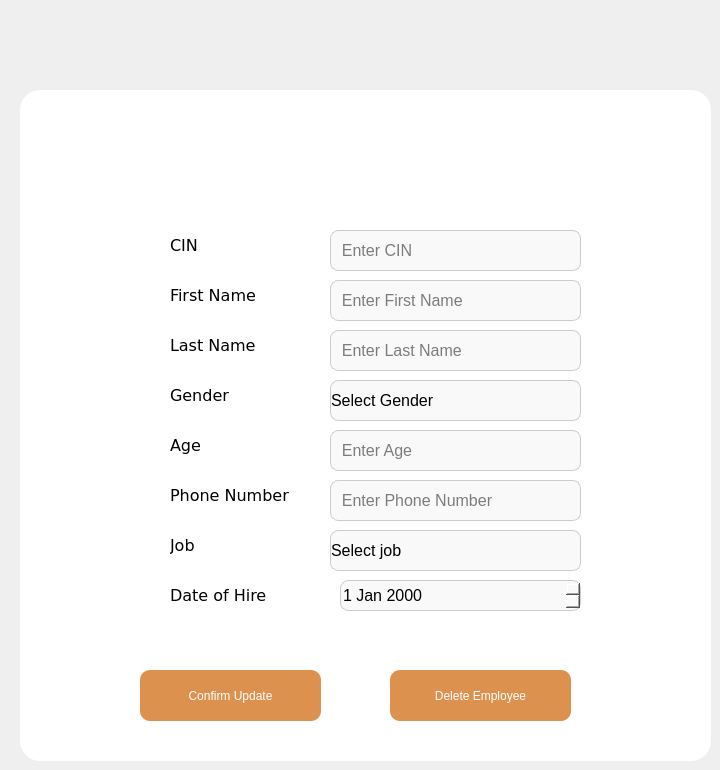
   <widget class="QWidget" name="page">
    <widget class="QGroupBox" name="groupBox">
     <property name="geometry">
      <rect>
       <x>20</x>
       <y>90</y>
       <width>691</width>
       <height>671</height>
      </rect>
     </property>
     <property name="styleSheet">
      <string notr="true">background: white;
border-radius:20px;
border: solid 5px black;</string>
     </property>
     <property name="title">
      <string/>
     </property>
     <widget class="QLabel" name="label_14">
      <property name="geometry">
       <rect>
        <x>150</x>
        <y>130</y>
        <width>81</width>
        <height>51</height>
       </rect>
      </property>
      <property name="font">
       <font>
        <family>Verdana</family>
        <pointsize>12</pointsize>
       </font>
      </property>
      <property name="styleSheet">
       <string notr="true">margin:0px;</string>
      </property>
      <property name="text">
       <string>CIN</string>
      </property>
      <property name="scaledContents">
       <bool>false</bool>
      </property>
     </widget>
     <widget class="QLabel" name="label_18">
      <property name="geometry">
       <rect>
        <x>150</x>
        <y>330</y>
        <width>81</width>
        <height>51</height>
       </rect>
      </property>
      <property name="font">
       <font>
        <family>Verdana</family>
        <pointsize>12</pointsize>
       </font>
      </property>
      <property name="styleSheet">
       <string notr="true">margin:0px;</string>
      </property>
      <property name="text">
       <string>Age</string>
      </property>
      <property name="scaledContents">
       <bool>false</bool>
      </property>
     </widget>
     <widget class="QComboBox" name="comboBox_4">
      <property name="geometry">
       <rect>
        <x>310</x>
        <y>440</y>
        <width>251</width>
        <height>41</height>
       </rect>
      </property>
      <property name="styleSheet">
       <string notr="true">#comboBox_4 {
    border: 1px solid #ccc; /* Use the same border color */
    border-radius: 8px; /* Match border radius with lineEdit_7 */
    background-color: #f9f9f9; /* Same background color as lineEdit_7 */
    padding: 0px; /* Adjust padding to match */
    margin: 0px; /* Consistent margin */
    font-size: 16px; /* Match font size */
}

#comboBox_4::drop-down {
    subcontrol-origin: padding;
    subcontrol-position: top right;
    width: 20px;
    border-left: none; /* No left border */
}

#comboBox_4::down-arrow {
    image: url(../../ressource/icon.png); /* Custom arrow icon */
    width: 10px;
    height: 10px;
}

#comboBox_4 QAbstractItemView {
    border: 1px solid #ccc; /* Use the same border color */
    background-color: #ffffff; /* White background for the list */
    selection-background-color: #0078d7; /* Blue background for selected item */
    selection-color: #ffffff; /* White text for selected item */
    padding: 5px; /* Padding around each item */
    font-size: 14px; /* Font size for dropdown items */
    min-width: 120px; /* Minimum width to avoid truncation */
    border-radius: 8px; /* Match border radius with lineEdit_7 */
    margin: 0px; /* Consistent margin */
}

#comboBox_3 QAbstractItemView::item {
    padding: 3px 15px; /* Adjust item padding for better spacing */
    text-align: center; /* Center-align text within each item */
    margin: 0px; /* Consistent margin */
}
</string>
      </property>
      <item>
       <property name="text">
        <string>Select job</string>
       </property>
      </item>
      <item>
       <property name="text">
        <string>Mechanic</string>
       </property>
      </item>
      <item>
       <property name="text">
        <string>Electrician</string>
       </property>
      </item>
      <item>
       <property name="text">
        <string>Worshop Manager</string>
       </property>
      </item>
      <item>
       <property name="text">
        <string>Car Painter</string>
       </property>
      </item>
      <item>
       <property name="text">
        <string>HR Manager</string>
       </property>
      </item>
     </widget>
     <widget class="QComboBox" name="comboBox_3">
      <property name="geometry">
       <rect>
        <x>310</x>
        <y>290</y>
        <width>251</width>
        <height>41</height>
       </rect>
      </property>
      <property name="styleSheet">
       <string notr="true">#comboBox_3 {
    border: 1px solid #ccc; /* Use the same border color */
    border-radius: 8px; /* Match border radius with lineEdit_7 */
    background-color: #f9f9f9; /* Same background color as lineEdit_7 */
    padding: 0px; /* Adjust padding to match */
    margin: 0px; /* Consistent margin */
    font-size: 16px; /* Match font size */
}

#comboBox_3::drop-down {
    subcontrol-origin: padding;
    subcontrol-position: top right;
    width: 20px;
    border-left: none; /* No left border */
}

#comboBox_3::down-arrow {
    image: url(../../ressource/icon.png); /* Custom arrow icon */
    width: 10px;
    height: 10px;
}

#comboBox_3 QAbstractItemView {
    border: 1px solid #ccc; /* Use the same border color */
    background-color: #ffffff; /* White background for the list */
    selection-background-color: #0078d7; /* Blue background for selected item */
    selection-color: #ffffff; /* White text for selected item */
    padding: 5px; /* Padding around each item */
    font-size: 14px; /* Font size for dropdown items */
    min-width: 120px; /* Minimum width to avoid truncation */
    border-radius: 8px; /* Match border radius with lineEdit_7 */
    margin: 0px; /* Consistent margin */
}

#comboBox_3 QAbstractItemView::item {
    padding: 3px 15px; /* Adjust item padding for better spacing */
    text-align: center; /* Center-align text within each item */
    margin: 0px; /* Consistent margin */
}
</string>
      </property>
      <property name="placeholderText">
       <string/>
      </property>
      <item>
       <property name="text">
        <string>Select Gender</string>
       </property>
      </item>
      <item>
       <property name="text">
        <string>Male</string>
       </property>
      </item>
      <item>
       <property name="text">
        <string>Female</string>
       </property>
      </item>
      <item>
       <property name="text">
        <string>Other</string>
       </property>
      </item>
     </widget>
     <widget class="QLabel" name="label_22">
      <property name="geometry">
       <rect>
        <x>150</x>
        <y>480</y>
        <width>141</width>
        <height>51</height>
       </rect>
      </property>
      <property name="font">
       <font>
        <family>Verdana</family>
        <pointsize>12</pointsize>
       </font>
      </property>
      <property name="styleSheet">
       <string notr="true">margin:0px;</string>
      </property>
      <property name="text">
       <string>Date of Hire</string>
      </property>
      <property name="scaledContents">
       <bool>false</bool>
      </property>
     </widget>
     <widget class="QLineEdit" name="lineEdit_9">
      <property name="geometry">
       <rect>
        <x>310</x>
        <y>190</y>
        <width>251</width>
        <height>41</height>
       </rect>
      </property>
      <property name="sizePolicy">
       <sizepolicy hsizetype="Expanding" vsizetype="Fixed">
        <horstretch>0</horstretch>
        <verstretch>0</verstretch>
       </sizepolicy>
      </property>
      <property name="acceptDrops">
       <bool>true</bool>
      </property>
      <property name="styleSheet">
       <string notr="true">
#lineEdit_9{
	border: 1px solid #ccc;
    border-radius: 8px;
    font-size: 16px;
    background-color: #f9f9f9;
	margin:0px;
	padding:0px;margin:0px;
}
#lineEdit_9:focus{
border-color: #dd914f;
    outline: none;
    background-color: #fff;
}</string>
      </property>
      <property name="alignment">
       <set>Qt::AlignLeading|Qt::AlignLeft|Qt::AlignVCenter</set>
      </property>
      <property name="placeholderText">
       <string>  Enter First Name</string>
      </property>
     </widget>
     <widget class="QLineEdit" name="lineEdit_8">
      <property name="geometry">
       <rect>
        <x>310</x>
        <y>140</y>
        <width>251</width>
        <height>41</height>
       </rect>
      </property>
      <property name="sizePolicy">
       <sizepolicy hsizetype="Expanding" vsizetype="Fixed">
        <horstretch>0</horstretch>
        <verstretch>0</verstretch>
       </sizepolicy>
      </property>
      <property name="acceptDrops">
       <bool>true</bool>
      </property>
      <property name="styleSheet">
       <string notr="true">
#lineEdit_8{
	border: 1px solid #ccc;
    border-radius: 8px;
    font-size: 16px;
    background-color: #f9f9f9;
	margin:0px;
	padding:0px;margin:0px;
}
#lineEdit_8:focus{
border-color: #dd914f;
    outline: none;
    background-color: #fff;
}</string>
      </property>
      <property name="alignment">
       <set>Qt::AlignLeading|Qt::AlignLeft|Qt::AlignVCenter</set>
      </property>
      <property name="readOnly">
       <bool>true</bool>
      </property>
      <property name="placeholderText">
       <string>  Enter CIN</string>
      </property>
     </widget>
     <widget class="QLabel" name="label_17">
      <property name="geometry">
       <rect>
        <x>150</x>
        <y>280</y>
        <width>81</width>
        <height>51</height>
       </rect>
      </property>
      <property name="font">
       <font>
        <family>Verdana</family>
        <pointsize>12</pointsize>
       </font>
      </property>
      <property name="styleSheet">
       <string notr="true">margin:0px;</string>
      </property>
      <property name="text">
       <string>Gender</string>
      </property>
      <property name="scaledContents">
       <bool>false</bool>
      </property>
     </widget>
     <widget class="QLineEdit" name="lineEdit_11">
      <property name="geometry">
       <rect>
        <x>310</x>
        <y>240</y>
        <width>251</width>
        <height>41</height>
       </rect>
      </property>
      <property name="sizePolicy">
       <sizepolicy hsizetype="Expanding" vsizetype="Fixed">
        <horstretch>0</horstretch>
        <verstretch>0</verstretch>
       </sizepolicy>
      </property>
      <property name="acceptDrops">
       <bool>true</bool>
      </property>
      <property name="styleSheet">
       <string notr="true">
#lineEdit_11{
	border: 1px solid #ccc;
    border-radius: 8px;
    font-size: 16px;
    background-color: #f9f9f9;
	margin:0px;
	padding:0px;margin:0px;
}
#lineEdit_11:focus{
border-color: #dd914f;
    outline: none;
    background-color: #fff;
}</string>
      </property>
      <property name="alignment">
       <set>Qt::AlignLeading|Qt::AlignLeft|Qt::AlignVCenter</set>
      </property>
      <property name="placeholderText">
       <string>  Enter Last Name</string>
      </property>
     </widget>
     <widget class="QLabel" name="label_16">
      <property name="geometry">
       <rect>
        <x>150</x>
        <y>230</y>
        <width>111</width>
        <height>51</height>
       </rect>
      </property>
      <property name="font">
       <font>
        <family>Verdana</family>
        <pointsize>12</pointsize>
       </font>
      </property>
      <property name="styleSheet">
       <string notr="true">margin:0px;</string>
      </property>
      <property name="text">
       <string>Last Name</string>
      </property>
      <property name="scaledContents">
       <bool>false</bool>
      </property>
     </widget>
     <widget class="QLabel" name="label_20">
      <property name="geometry">
       <rect>
        <x>150</x>
        <y>430</y>
        <width>121</width>
        <height>51</height>
       </rect>
      </property>
      <property name="font">
       <font>
        <family>Verdana</family>
        <pointsize>12</pointsize>
       </font>
      </property>
      <property name="styleSheet">
       <string notr="true">margin:0px;</string>
      </property>
      <property name="text">
       <string>Job</string>
      </property>
      <property name="scaledContents">
       <bool>false</bool>
      </property>
     </widget>
     <widget class="QLineEdit" name="lineEdit_13">
      <property name="geometry">
       <rect>
        <x>310</x>
        <y>390</y>
        <width>251</width>
        <height>41</height>
       </rect>
      </property>
      <property name="sizePolicy">
       <sizepolicy hsizetype="Expanding" vsizetype="Fixed">
        <horstretch>0</horstretch>
        <verstretch>0</verstretch>
       </sizepolicy>
      </property>
      <property name="acceptDrops">
       <bool>true</bool>
      </property>
      <property name="styleSheet">
       <string notr="true">
#lineEdit_13{
	border: 1px solid #ccc;
    border-radius: 8px;
    font-size: 16px;
    background-color: #f9f9f9;
	margin:0px;
	padding:0px;margin:0px;
}
#lineEdit_13:focus{
border-color: #dd914f;
    outline: none;
    background-color: #fff;
}</string>
      </property>
      <property name="alignment">
       <set>Qt::AlignLeading|Qt::AlignLeft|Qt::AlignVCenter</set>
      </property>
      <property name="placeholderText">
       <string>  Enter Phone Number</string>
      </property>
     </widget>
     <widget class="QLabel" name="label_15">
      <property name="geometry">
       <rect>
        <x>150</x>
        <y>180</y>
        <width>121</width>
        <height>51</height>
       </rect>
      </property>
      <property name="font">
       <font>
        <family>Verdana</family>
        <pointsize>12</pointsize>
       </font>
      </property>
      <property name="styleSheet">
       <string notr="true">margin:0px;</string>
      </property>
      <property name="text">
       <string>First Name</string>
      </property>
      <property name="scaledContents">
       <bool>false</bool>
      </property>
     </widget>
     <widget class="QLineEdit" name="lineEdit_10">
      <property name="geometry">
       <rect>
        <x>310</x>
        <y>340</y>
        <width>251</width>
        <height>41</height>
       </rect>
      </property>
      <property name="sizePolicy">
       <sizepolicy hsizetype="Expanding" vsizetype="Fixed">
        <horstretch>0</horstretch>
        <verstretch>0</verstretch>
       </sizepolicy>
      </property>
      <property name="acceptDrops">
       <bool>true</bool>
      </property>
      <property name="styleSheet">
       <string notr="true">
#lineEdit_10{
	border: 1px solid #ccc;
    border-radius: 8px;
    font-size: 16px;
    background-color: #f9f9f9;
	margin:0px;
	padding:0px;margin:0px;
}
#lineEdit_10:focus{
border-color: #dd914f;
    outline: none;
    background-color: #fff;
}</string>
      </property>
      <property name="alignment">
       <set>Qt::AlignLeading|Qt::AlignLeft|Qt::AlignVCenter</set>
      </property>
      <property name="placeholderText">
       <string>  Enter Age</string>
      </property>
     </widget>
     <widget class="QDateEdit" name="dateEdit">
      <property name="geometry">
       <rect>
        <x>320</x>
        <y>490</y>
        <width>241</width>
        <height>31</height>
       </rect>
      </property>
      <property name="styleSheet">
       <string notr="true">#dateEdit {
    border: 1px solid #ccc; /* Same border color */
    border-radius: 8px; /* Match border radius with comboBox_3 */
    background-color: #f9f9f9; /* Same background color as comboBox_3 */
    padding: 0px; /* Adjust padding to match */
    margin: 0px; /* Consistent margin */
    font-size: 16px; /* Match font size */
}

#dateEdit:focus {
    border-color: #dd914f; /* Change border color on focus */
    outline: none; /* Remove outline */
    background-color: #ffffff; /* White background on focus */
}

#dateEdit::drop-down {
    subcontrol-origin: padding;
    subcontrol-position: top right; /* Position of the drop-down button */
    width: 20px; /* Width of the drop-down button */
    border-left: none; /* No left border */
}

#dateEdit::down-arrow {
   
    width: 10px; /* Width of the icon */
    height: 10px; /* Height of the icon */
}

#dateEdit QCalendarWidget {
    border: 1px solid #ccc; /* Use the same border color */
    background-color: #ffffff; /* White background for the calendar */
    selection-background-color: #0078d7; /* Blue background for selected date */
    selection-color: #ffffff; /* White text for selected date */
    padding: 5px; /* Padding around the calendar */
    border-radius: 8px; /* Match border radius with comboBox_3 */
    margin: 0px; /* Consistent margin */
}

/* Customize the items in the calendar */
#dateEdit QCalendarWidget QAbstractItemView {
    border: none; /* No border for the items */
    selection-background-color: #0078d7; /* Selected item background */
    selection-color: #ffffff; /* Selected item text color */
}

/* Styling for individual calendar days */
#dateEdit QCalendarWidget QAbstractItemView::item {
    padding: 8px; /* Padding for calendar items */
    text-align: center; /* Center-align the text */
    margin: 0px; /* Consistent margin */
}
</string>
      </property>
     </widget>
     <widget class="QLabel" name="label_21">
      <property name="geometry">
       <rect>
        <x>150</x>
        <y>380</y>
        <width>151</width>
        <height>51</height>
       </rect>
      </property>
      <property name="font">
       <font>
        <family>Verdana</family>
        <pointsize>12</pointsize>
       </font>
      </property>
      <property name="styleSheet">
       <string notr="true">margin:0px;</string>
      </property>
      <property name="text">
       <string>Phone Number</string>
      </property>
      <property name="scaledContents">
       <bool>false</bool>
      </property>
     </widget>
     <widget class="QPushButton" name="pushButton_15">
      <property name="geometry">
       <rect>
        <x>120</x>
        <y>580</y>
        <width>181</width>
        <height>51</height>
       </rect>
      </property>
      <property name="styleSheet">
       <string notr="true">#pushButton_15
{
	margin:0px;
padding: 8px 16px;
  background-color: #dd914f;
  color: white;
  border: none;
  border-radius: 10px;
}
#pushButton_15:hover{
background-color: #c87f42;}</string>
      </property>
      <property name="text">
       <string>Confirm Update</string>
      </property>
     </widget>
     <widget class="QPushButton" name="pushButton_16">
      <property name="geometry">
       <rect>
        <x>370</x>
        <y>580</y>
        <width>181</width>
        <height>51</height>
       </rect>
      </property>
      <property name="styleSheet">
       <string notr="true">#pushButton_16
{
	margin:0px;
padding: 8px 16px;
  background-color: #dd914f;
  color: white;
  border: none;
  border-radius: 10px;
}
#pushButton_16:hover{
background-color: #c87f42;}</string>
      </property>
      <property name="text">
       <string>Delete Employee</string>
      </property>
     </widget>
    </widget>
    <widget class="QLabel" name="label">
     <property name="geometry">
      <rect>
       <x>290</x>
       <y>20</y>
       <width>191</width>
       <height>171</height>
      </rect>
     </property>
     <property name="styleSheet">
      <string notr="true">border-radius: 10px;</string>
     </property>
     <property name="text">
      <string/>
     </property>
     <property name="scaledContents">
      <bool>true</bool>
     </property>
    </widget>
   </widget>
